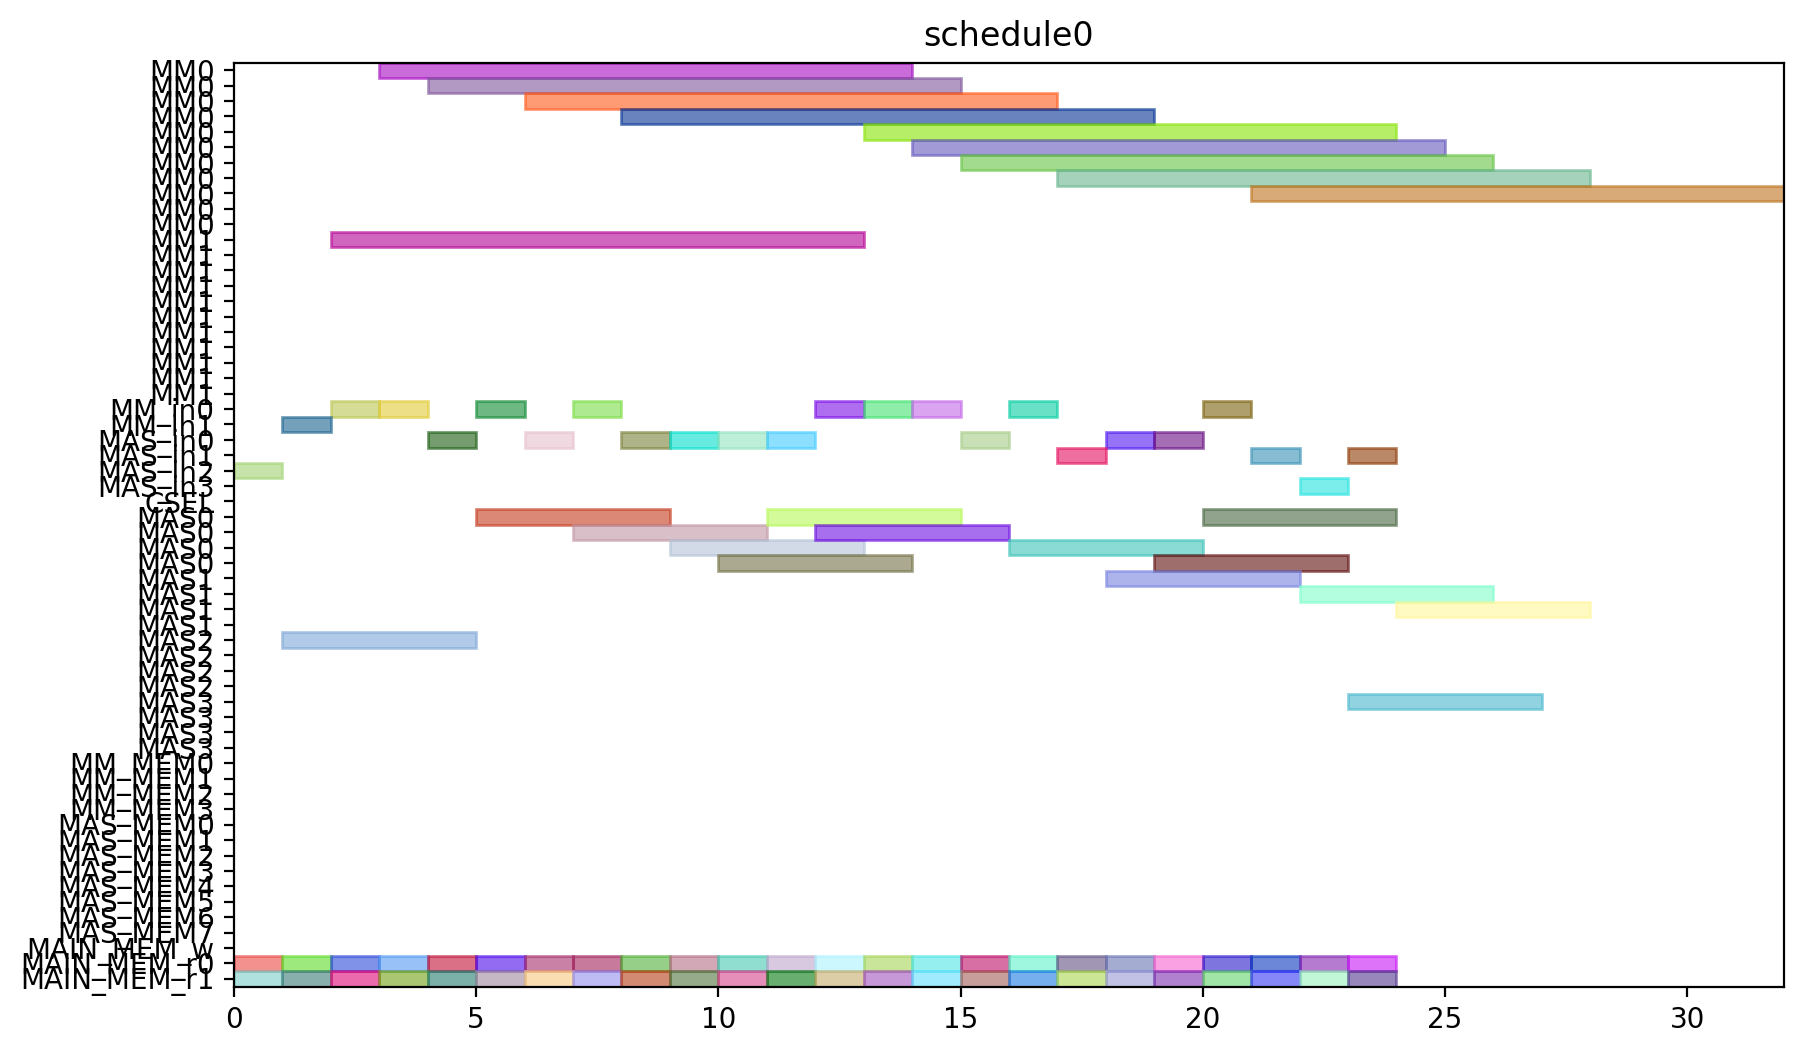

Source code (Python):
from pyschedule import Scenario, solvers, plotters, alt


def solve():
	horizon = 120
	S = Scenario("schedule0", horizon=horizon)

	# resource
	MM = S.Resources('MM', num=2, size=11)
	MM_in = S.Resources('MM_in', num=2)
	MAS_in = S.Resources('MAS_in', num=4)
	CSEL = S.Resource('CSEL')
	MAS = S.Resources('MAS', num=4, size=4, periods=range(1, horizon))
	MM_MEM = S.Resources('MM_MEM', num=4)
	MAS_MEM = S.Resources('MAS_MEM', num=8)
	MAIN_MEM_w = S.Resource('MAIN_MEM_w', size=1)
	MAIN_MEM_r = S.Resources('MAIN_MEM_r', num=2)

	# result of previous scheduling

	# new tasks
	t0_t0 = S.Task('t0_t0', length=4, delay_cost=1)
	t0_t0 += alt(MAS)
	t0_t0_in = S.Task('t0_t0_in', length=1, delay_cost=1)
	t0_t0_in += alt(MAS_in)
	S += t0_t0_in*MAS_in[0]<=t0_t0*MAS[0]

	S += t0_t0_in*MAS_in[1]<=t0_t0*MAS[1]

	S += t0_t0_in*MAS_in[2]<=t0_t0*MAS[2]

	S += t0_t0_in*MAS_in[3]<=t0_t0*MAS[3]

	t0_t0_mem0 = S.Task('t0_t0_mem0', length=1, delay_cost=1)
	t0_t0_mem0 += MAIN_MEM_r[0]
	S += t0_t0_mem0 <= t0_t0

	t0_t0_mem1 = S.Task('t0_t0_mem1', length=1, delay_cost=1)
	t0_t0_mem1 += MAIN_MEM_r[1]
	S += t0_t0_mem1 <= t0_t0

	t0_t1 = S.Task('t0_t1', length=4, delay_cost=1)
	t0_t1 += alt(MAS)
	t0_t1_in = S.Task('t0_t1_in', length=1, delay_cost=1)
	t0_t1_in += alt(MAS_in)
	S += t0_t1_in*MAS_in[0]<=t0_t1*MAS[0]

	S += t0_t1_in*MAS_in[1]<=t0_t1*MAS[1]

	S += t0_t1_in*MAS_in[2]<=t0_t1*MAS[2]

	S += t0_t1_in*MAS_in[3]<=t0_t1*MAS[3]

	t0_t1_mem0 = S.Task('t0_t1_mem0', length=1, delay_cost=1)
	t0_t1_mem0 += MAIN_MEM_r[0]
	S += t0_t1_mem0 <= t0_t1

	t0_t1_mem1 = S.Task('t0_t1_mem1', length=1, delay_cost=1)
	t0_t1_mem1 += MAIN_MEM_r[1]
	S += t0_t1_mem1 <= t0_t1

	t0_t3 = S.Task('t0_t3', length=11, delay_cost=1)
	t0_t3 += alt(MM)
	t0_t3_in = S.Task('t0_t3_in', length=1, delay_cost=1)
	t0_t3_in += alt(MM_in)
	S += t0_t3_in*MM_in[0]<=t0_t3*MM[0]
	S += t0_t3_in*MM_in[1]<=t0_t3*MM[1]
	t0_t3_mem0 = S.Task('t0_t3_mem0', length=1, delay_cost=1)
	t0_t3_mem0 += MAIN_MEM_r[0]
	S += t0_t3_mem0 <= t0_t3

	t0_t3_mem1 = S.Task('t0_t3_mem1', length=1, delay_cost=1)
	t0_t3_mem1 += MAIN_MEM_r[1]
	S += t0_t3_mem1 <= t0_t3

	t10 = S.Task('t10', length=4, delay_cost=1)
	t10 += alt(MAS)
	t10_in = S.Task('t10_in', length=1, delay_cost=1)
	t10_in += alt(MAS_in)
	S += t10_in*MAS_in[0]<=t10*MAS[0]

	S += t10_in*MAS_in[1]<=t10*MAS[1]

	S += t10_in*MAS_in[2]<=t10*MAS[2]

	S += t10_in*MAS_in[3]<=t10*MAS[3]

	t10_mem0 = S.Task('t10_mem0', length=1, delay_cost=1)
	t10_mem0 += MAIN_MEM_r[0]
	S += t10_mem0 <= t10

	t10_mem1 = S.Task('t10_mem1', length=1, delay_cost=1)
	t10_mem1 += MAIN_MEM_r[1]
	S += t10_mem1 <= t10

	t11 = S.Task('t11', length=4, delay_cost=1)
	t11 += alt(MAS)
	t11_in = S.Task('t11_in', length=1, delay_cost=1)
	t11_in += alt(MAS_in)
	S += t11_in*MAS_in[0]<=t11*MAS[0]

	S += t11_in*MAS_in[1]<=t11*MAS[1]

	S += t11_in*MAS_in[2]<=t11*MAS[2]

	S += t11_in*MAS_in[3]<=t11*MAS[3]

	t11_mem0 = S.Task('t11_mem0', length=1, delay_cost=1)
	t11_mem0 += MAIN_MEM_r[0]
	S += t11_mem0 <= t11

	t11_mem1 = S.Task('t11_mem1', length=1, delay_cost=1)
	t11_mem1 += MAIN_MEM_r[1]
	S += t11_mem1 <= t11

	t3_t0 = S.Task('t3_t0', length=11, delay_cost=1)
	t3_t0 += alt(MM)
	t3_t0_in = S.Task('t3_t0_in', length=1, delay_cost=1)
	t3_t0_in += alt(MM_in)
	S += t3_t0_in*MM_in[0]<=t3_t0*MM[0]
	S += t3_t0_in*MM_in[1]<=t3_t0*MM[1]
	t3_t0_mem0 = S.Task('t3_t0_mem0', length=1, delay_cost=1)
	t3_t0_mem0 += MAIN_MEM_r[0]
	S += t3_t0_mem0 <= t3_t0

	t3_t0_mem1 = S.Task('t3_t0_mem1', length=1, delay_cost=1)
	t3_t0_mem1 += MAIN_MEM_r[1]
	S += t3_t0_mem1 <= t3_t0

	t3_t1 = S.Task('t3_t1', length=11, delay_cost=1)
	t3_t1 += alt(MM)
	t3_t1_in = S.Task('t3_t1_in', length=1, delay_cost=1)
	t3_t1_in += alt(MM_in)
	S += t3_t1_in*MM_in[0]<=t3_t1*MM[0]
	S += t3_t1_in*MM_in[1]<=t3_t1*MM[1]
	t3_t1_mem0 = S.Task('t3_t1_mem0', length=1, delay_cost=1)
	t3_t1_mem0 += MAIN_MEM_r[0]
	S += t3_t1_mem0 <= t3_t1

	t3_t1_mem1 = S.Task('t3_t1_mem1', length=1, delay_cost=1)
	t3_t1_mem1 += MAIN_MEM_r[1]
	S += t3_t1_mem1 <= t3_t1

	t3_t2 = S.Task('t3_t2', length=4, delay_cost=1)
	t3_t2 += alt(MAS)
	t3_t2_in = S.Task('t3_t2_in', length=1, delay_cost=1)
	t3_t2_in += alt(MAS_in)
	S += t3_t2_in*MAS_in[0]<=t3_t2*MAS[0]

	S += t3_t2_in*MAS_in[1]<=t3_t2*MAS[1]

	S += t3_t2_in*MAS_in[2]<=t3_t2*MAS[2]

	S += t3_t2_in*MAS_in[3]<=t3_t2*MAS[3]

	t3_t2_mem0 = S.Task('t3_t2_mem0', length=1, delay_cost=1)
	t3_t2_mem0 += MAIN_MEM_r[0]
	S += t3_t2_mem0 <= t3_t2

	t3_t2_mem1 = S.Task('t3_t2_mem1', length=1, delay_cost=1)
	t3_t2_mem1 += MAIN_MEM_r[1]
	S += t3_t2_mem1 <= t3_t2

	t3_t3 = S.Task('t3_t3', length=4, delay_cost=1)
	t3_t3 += alt(MAS)
	t3_t3_in = S.Task('t3_t3_in', length=1, delay_cost=1)
	t3_t3_in += alt(MAS_in)
	S += t3_t3_in*MAS_in[0]<=t3_t3*MAS[0]

	S += t3_t3_in*MAS_in[1]<=t3_t3*MAS[1]

	S += t3_t3_in*MAS_in[2]<=t3_t3*MAS[2]

	S += t3_t3_in*MAS_in[3]<=t3_t3*MAS[3]

	t3_t3_mem0 = S.Task('t3_t3_mem0', length=1, delay_cost=1)
	t3_t3_mem0 += MAIN_MEM_r[0]
	S += t3_t3_mem0 <= t3_t3

	t3_t3_mem1 = S.Task('t3_t3_mem1', length=1, delay_cost=1)
	t3_t3_mem1 += MAIN_MEM_r[1]
	S += t3_t3_mem1 <= t3_t3

	t4_t0 = S.Task('t4_t0', length=4, delay_cost=1)
	t4_t0 += alt(MAS)
	t4_t0_in = S.Task('t4_t0_in', length=1, delay_cost=1)
	t4_t0_in += alt(MAS_in)
	S += t4_t0_in*MAS_in[0]<=t4_t0*MAS[0]

	S += t4_t0_in*MAS_in[1]<=t4_t0*MAS[1]

	S += t4_t0_in*MAS_in[2]<=t4_t0*MAS[2]

	S += t4_t0_in*MAS_in[3]<=t4_t0*MAS[3]

	t4_t0_mem0 = S.Task('t4_t0_mem0', length=1, delay_cost=1)
	t4_t0_mem0 += MAIN_MEM_r[0]
	S += t4_t0_mem0 <= t4_t0

	t4_t0_mem1 = S.Task('t4_t0_mem1', length=1, delay_cost=1)
	t4_t0_mem1 += MAIN_MEM_r[1]
	S += t4_t0_mem1 <= t4_t0

	t4_t1 = S.Task('t4_t1', length=4, delay_cost=1)
	t4_t1 += alt(MAS)
	t4_t1_in = S.Task('t4_t1_in', length=1, delay_cost=1)
	t4_t1_in += alt(MAS_in)
	S += t4_t1_in*MAS_in[0]<=t4_t1*MAS[0]

	S += t4_t1_in*MAS_in[1]<=t4_t1*MAS[1]

	S += t4_t1_in*MAS_in[2]<=t4_t1*MAS[2]

	S += t4_t1_in*MAS_in[3]<=t4_t1*MAS[3]

	t4_t1_mem0 = S.Task('t4_t1_mem0', length=1, delay_cost=1)
	t4_t1_mem0 += MAIN_MEM_r[0]
	S += t4_t1_mem0 <= t4_t1

	t4_t1_mem1 = S.Task('t4_t1_mem1', length=1, delay_cost=1)
	t4_t1_mem1 += MAIN_MEM_r[1]
	S += t4_t1_mem1 <= t4_t1

	t4_t3 = S.Task('t4_t3', length=11, delay_cost=1)
	t4_t3 += alt(MM)
	t4_t3_in = S.Task('t4_t3_in', length=1, delay_cost=1)
	t4_t3_in += alt(MM_in)
	S += t4_t3_in*MM_in[0]<=t4_t3*MM[0]
	S += t4_t3_in*MM_in[1]<=t4_t3*MM[1]
	t4_t3_mem0 = S.Task('t4_t3_mem0', length=1, delay_cost=1)
	t4_t3_mem0 += MAIN_MEM_r[0]
	S += t4_t3_mem0 <= t4_t3

	t4_t3_mem1 = S.Task('t4_t3_mem1', length=1, delay_cost=1)
	t4_t3_mem1 += MAIN_MEM_r[1]
	S += t4_t3_mem1 <= t4_t3

	t5_t0 = S.Task('t5_t0', length=11, delay_cost=1)
	t5_t0 += alt(MM)
	t5_t0_in = S.Task('t5_t0_in', length=1, delay_cost=1)
	t5_t0_in += alt(MM_in)
	S += t5_t0_in*MM_in[0]<=t5_t0*MM[0]
	S += t5_t0_in*MM_in[1]<=t5_t0*MM[1]
	t5_t0_mem0 = S.Task('t5_t0_mem0', length=1, delay_cost=1)
	t5_t0_mem0 += MAIN_MEM_r[0]
	S += t5_t0_mem0 <= t5_t0

	t5_t0_mem1 = S.Task('t5_t0_mem1', length=1, delay_cost=1)
	t5_t0_mem1 += MAIN_MEM_r[1]
	S += t5_t0_mem1 <= t5_t0

	t5_t1 = S.Task('t5_t1', length=11, delay_cost=1)
	t5_t1 += alt(MM)
	t5_t1_in = S.Task('t5_t1_in', length=1, delay_cost=1)
	t5_t1_in += alt(MM_in)
	S += t5_t1_in*MM_in[0]<=t5_t1*MM[0]
	S += t5_t1_in*MM_in[1]<=t5_t1*MM[1]
	t5_t1_mem0 = S.Task('t5_t1_mem0', length=1, delay_cost=1)
	t5_t1_mem0 += MAIN_MEM_r[0]
	S += t5_t1_mem0 <= t5_t1

	t5_t1_mem1 = S.Task('t5_t1_mem1', length=1, delay_cost=1)
	t5_t1_mem1 += MAIN_MEM_r[1]
	S += t5_t1_mem1 <= t5_t1

	t5_t2 = S.Task('t5_t2', length=4, delay_cost=1)
	t5_t2 += alt(MAS)
	t5_t2_in = S.Task('t5_t2_in', length=1, delay_cost=1)
	t5_t2_in += alt(MAS_in)
	S += t5_t2_in*MAS_in[0]<=t5_t2*MAS[0]

	S += t5_t2_in*MAS_in[1]<=t5_t2*MAS[1]

	S += t5_t2_in*MAS_in[2]<=t5_t2*MAS[2]

	S += t5_t2_in*MAS_in[3]<=t5_t2*MAS[3]

	t5_t2_mem0 = S.Task('t5_t2_mem0', length=1, delay_cost=1)
	t5_t2_mem0 += MAIN_MEM_r[0]
	S += t5_t2_mem0 <= t5_t2

	t5_t2_mem1 = S.Task('t5_t2_mem1', length=1, delay_cost=1)
	t5_t2_mem1 += MAIN_MEM_r[1]
	S += t5_t2_mem1 <= t5_t2

	t5_t3 = S.Task('t5_t3', length=4, delay_cost=1)
	t5_t3 += alt(MAS)
	t5_t3_in = S.Task('t5_t3_in', length=1, delay_cost=1)
	t5_t3_in += alt(MAS_in)
	S += t5_t3_in*MAS_in[0]<=t5_t3*MAS[0]

	S += t5_t3_in*MAS_in[1]<=t5_t3*MAS[1]

	S += t5_t3_in*MAS_in[2]<=t5_t3*MAS[2]

	S += t5_t3_in*MAS_in[3]<=t5_t3*MAS[3]

	t5_t3_mem0 = S.Task('t5_t3_mem0', length=1, delay_cost=1)
	t5_t3_mem0 += MAIN_MEM_r[0]
	S += t5_t3_mem0 <= t5_t3

	t5_t3_mem1 = S.Task('t5_t3_mem1', length=1, delay_cost=1)
	t5_t3_mem1 += MAIN_MEM_r[1]
	S += t5_t3_mem1 <= t5_t3

	t6_t0 = S.Task('t6_t0', length=11, delay_cost=1)
	t6_t0 += alt(MM)
	t6_t0_in = S.Task('t6_t0_in', length=1, delay_cost=1)
	t6_t0_in += alt(MM_in)
	S += t6_t0_in*MM_in[0]<=t6_t0*MM[0]
	S += t6_t0_in*MM_in[1]<=t6_t0*MM[1]
	t6_t0_mem0 = S.Task('t6_t0_mem0', length=1, delay_cost=1)
	t6_t0_mem0 += MAIN_MEM_r[0]
	S += t6_t0_mem0 <= t6_t0

	t6_t0_mem1 = S.Task('t6_t0_mem1', length=1, delay_cost=1)
	t6_t0_mem1 += MAIN_MEM_r[1]
	S += t6_t0_mem1 <= t6_t0

	t6_t1 = S.Task('t6_t1', length=11, delay_cost=1)
	t6_t1 += alt(MM)
	t6_t1_in = S.Task('t6_t1_in', length=1, delay_cost=1)
	t6_t1_in += alt(MM_in)
	S += t6_t1_in*MM_in[0]<=t6_t1*MM[0]
	S += t6_t1_in*MM_in[1]<=t6_t1*MM[1]
	t6_t1_mem0 = S.Task('t6_t1_mem0', length=1, delay_cost=1)
	t6_t1_mem0 += MAIN_MEM_r[0]
	S += t6_t1_mem0 <= t6_t1

	t6_t1_mem1 = S.Task('t6_t1_mem1', length=1, delay_cost=1)
	t6_t1_mem1 += MAIN_MEM_r[1]
	S += t6_t1_mem1 <= t6_t1

	t6_t2 = S.Task('t6_t2', length=4, delay_cost=1)
	t6_t2 += alt(MAS)
	t6_t2_in = S.Task('t6_t2_in', length=1, delay_cost=1)
	t6_t2_in += alt(MAS_in)
	S += t6_t2_in*MAS_in[0]<=t6_t2*MAS[0]

	S += t6_t2_in*MAS_in[1]<=t6_t2*MAS[1]

	S += t6_t2_in*MAS_in[2]<=t6_t2*MAS[2]

	S += t6_t2_in*MAS_in[3]<=t6_t2*MAS[3]

	t6_t2_mem0 = S.Task('t6_t2_mem0', length=1, delay_cost=1)
	t6_t2_mem0 += MAIN_MEM_r[0]
	S += t6_t2_mem0 <= t6_t2

	t6_t2_mem1 = S.Task('t6_t2_mem1', length=1, delay_cost=1)
	t6_t2_mem1 += MAIN_MEM_r[1]
	S += t6_t2_mem1 <= t6_t2

	t6_t3 = S.Task('t6_t3', length=4, delay_cost=1)
	t6_t3 += alt(MAS)
	t6_t3_in = S.Task('t6_t3_in', length=1, delay_cost=1)
	t6_t3_in += alt(MAS_in)
	S += t6_t3_in*MAS_in[0]<=t6_t3*MAS[0]

	S += t6_t3_in*MAS_in[1]<=t6_t3*MAS[1]

	S += t6_t3_in*MAS_in[2]<=t6_t3*MAS[2]

	S += t6_t3_in*MAS_in[3]<=t6_t3*MAS[3]

	t6_t3_mem0 = S.Task('t6_t3_mem0', length=1, delay_cost=1)
	t6_t3_mem0 += MAIN_MEM_r[0]
	S += t6_t3_mem0 <= t6_t3

	t6_t3_mem1 = S.Task('t6_t3_mem1', length=1, delay_cost=1)
	t6_t3_mem1 += MAIN_MEM_r[1]
	S += t6_t3_mem1 <= t6_t3

	t7_t0 = S.Task('t7_t0', length=11, delay_cost=1)
	t7_t0 += alt(MM)
	t7_t0_in = S.Task('t7_t0_in', length=1, delay_cost=1)
	t7_t0_in += alt(MM_in)
	S += t7_t0_in*MM_in[0]<=t7_t0*MM[0]
	S += t7_t0_in*MM_in[1]<=t7_t0*MM[1]
	t7_t0_mem0 = S.Task('t7_t0_mem0', length=1, delay_cost=1)
	t7_t0_mem0 += MAIN_MEM_r[0]
	S += t7_t0_mem0 <= t7_t0

	t7_t0_mem1 = S.Task('t7_t0_mem1', length=1, delay_cost=1)
	t7_t0_mem1 += MAIN_MEM_r[1]
	S += t7_t0_mem1 <= t7_t0

	t7_t1 = S.Task('t7_t1', length=11, delay_cost=1)
	t7_t1 += alt(MM)
	t7_t1_in = S.Task('t7_t1_in', length=1, delay_cost=1)
	t7_t1_in += alt(MM_in)
	S += t7_t1_in*MM_in[0]<=t7_t1*MM[0]
	S += t7_t1_in*MM_in[1]<=t7_t1*MM[1]
	t7_t1_mem0 = S.Task('t7_t1_mem0', length=1, delay_cost=1)
	t7_t1_mem0 += MAIN_MEM_r[0]
	S += t7_t1_mem0 <= t7_t1

	t7_t1_mem1 = S.Task('t7_t1_mem1', length=1, delay_cost=1)
	t7_t1_mem1 += MAIN_MEM_r[1]
	S += t7_t1_mem1 <= t7_t1

	t7_t2 = S.Task('t7_t2', length=4, delay_cost=1)
	t7_t2 += alt(MAS)
	t7_t2_in = S.Task('t7_t2_in', length=1, delay_cost=1)
	t7_t2_in += alt(MAS_in)
	S += t7_t2_in*MAS_in[0]<=t7_t2*MAS[0]

	S += t7_t2_in*MAS_in[1]<=t7_t2*MAS[1]

	S += t7_t2_in*MAS_in[2]<=t7_t2*MAS[2]

	S += t7_t2_in*MAS_in[3]<=t7_t2*MAS[3]

	t7_t2_mem0 = S.Task('t7_t2_mem0', length=1, delay_cost=1)
	t7_t2_mem0 += MAIN_MEM_r[0]
	S += t7_t2_mem0 <= t7_t2

	t7_t2_mem1 = S.Task('t7_t2_mem1', length=1, delay_cost=1)
	t7_t2_mem1 += MAIN_MEM_r[1]
	S += t7_t2_mem1 <= t7_t2

	t7_t3 = S.Task('t7_t3', length=4, delay_cost=1)
	t7_t3 += alt(MAS)
	t7_t3_in = S.Task('t7_t3_in', length=1, delay_cost=1)
	t7_t3_in += alt(MAS_in)
	S += t7_t3_in*MAS_in[0]<=t7_t3*MAS[0]

	S += t7_t3_in*MAS_in[1]<=t7_t3*MAS[1]

	S += t7_t3_in*MAS_in[2]<=t7_t3*MAS[2]

	S += t7_t3_in*MAS_in[3]<=t7_t3*MAS[3]

	t7_t3_mem0 = S.Task('t7_t3_mem0', length=1, delay_cost=1)
	t7_t3_mem0 += MAIN_MEM_r[0]
	S += t7_t3_mem0 <= t7_t3

	t7_t3_mem1 = S.Task('t7_t3_mem1', length=1, delay_cost=1)
	t7_t3_mem1 += MAIN_MEM_r[1]
	S += t7_t3_mem1 <= t7_t3

	solvers.mip.solve(S,msg=1,kind='CPLEX',ratio_gap=1.01)

	solution = [['hoge']*len(S.solution()[1]) for i in range(len(S.solution()))]
	for i in range(len(S.solution())):
		for j in range(len(S.solution()[i])):
			solution[i][j]=str(S.solution()[i][j])
	print(solution)

	cycles = int(solution[-1][3])

	pic_file_name = "/mnt/rose/usr1/fukuda/ABE/multiRAM_multiMAS_16mux/scheduling_result/stage11MM2_stage4MAS4/SQR012345/schedule0.png"
	if(S.solution() != []):
		plotters.matplotlib.plot(S,img_filename=pic_file_name, show_task_labels=False, fig_size=(cycles*0.25+3, 6))

	return solution
